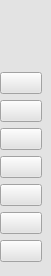
       <widget class="QWidget" name="widget_2" native="true">
        <property name="sizePolicy">
         <sizepolicy hsizetype="Maximum" vsizetype="Expanding">
          <horstretch>0</horstretch>
          <verstretch>0</verstretch>
         </sizepolicy>
        </property>
        <property name="minimumSize">
         <size>
          <width>50</width>
          <height>0</height>
         </size>
        </property>
        <property name="maximumSize">
         <size>
          <width>16777215</width>
          <height>16777215</height>
         </size>
        </property>
        <property name="styleSheet">
         <string notr="true">background-color: rgb(227, 227, 227);</string>
        </property>
        <widget class="QWidget" name="layoutWidget_2">
         <property name="geometry">
          <rect>
           <x>0</x>
           <y>6</y>
           <width>42</width>
           <height>261</height>
          </rect>
         </property>
         <layout class="QVBoxLayout" name="verticalLayout">
          <item>
           <widget class="QLabel" name="label_3">
            <property name="maximumSize">
             <size>
              <width>40</width>
              <height>60</height>
             </size>
            </property>
            <property name="styleSheet">
             <string notr="true">color: rgb(0, 0, 0);
font: 30pt &quot;8514oem&quot;;

</string>
            </property>
            <property name="text">
             <string/>
            </property>
            <property name="pixmap">
             <pixmap resource="resources.qrc">:/icons/icons/ChatGPT Image 12 juin 2026, 17_47_24.png</pixmap>
            </property>
            <property name="scaledContents">
             <bool>true</bool>
            </property>
           </widget>
          </item>
          <item>
           <widget class="QPushButton" name="dashbooard_3">
            <property name="styleSheet">
             <string notr="true">
QPushButton:checked{
background-color:rgb(0, 170, 255);
border-radus:3px;l }</string>
            </property>
            <property name="text">
             <string/>
            </property>
            <property name="icon">
             <iconset resource="resources.qrc">
              <normaloff>:/icons/icons/columns-gap.svg</normaloff>:/icons/icons/columns-gap.svg</iconset>
            </property>
            <property name="iconSize">
             <size>
              <width>15</width>
              <height>15</height>
             </size>
            </property>
            <property name="checkable">
             <bool>true</bool>
            </property>
            <property name="autoExclusive">
             <bool>true</bool>
            </property>
           </widget>
          </item>
          <item>
           <widget class="QPushButton" name="students_1">
            <property name="styleSheet">
             <string notr="true">
QPushButton:checked{
background-color:rgb(0, 170, 255);
border-radus:3px;l }</string>
            </property>
            <property name="text">
             <string/>
            </property>
            <property name="icon">
             <iconset resource="resources.qrc">
              <normaloff>:/icons/icons/people.svg</normaloff>:/icons/icons/people.svg</iconset>
            </property>
            <property name="iconSize">
             <size>
              <width>15</width>
              <height>15</height>
             </size>
            </property>
            <property name="checkable">
             <bool>true</bool>
            </property>
            <property name="autoExclusive">
             <bool>true</bool>
            </property>
           </widget>
          </item>
          <item>
           <widget class="QPushButton" name="worker_1">
            <property name="styleSheet">
             <string notr="true">
QPushButton:checked{
background-color:rgb(0, 170, 255);
border-radus:3px;l }</string>
            </property>
            <property name="text">
             <string/>
            </property>
            <property name="icon">
             <iconset resource="resources.qrc">
              <normaloff>:/icons/icons/account-hard-hat-outline.svg</normaloff>:/icons/icons/account-hard-hat-outline.svg</iconset>
            </property>
            <property name="iconSize">
             <size>
              <width>15</width>
              <height>15</height>
             </size>
            </property>
            <property name="checkable">
             <bool>true</bool>
            </property>
            <property name="autoExclusive">
             <bool>true</bool>
            </property>
           </widget>
          </item>
          <item>
           <widget class="QPushButton" name="rooms_1">
            <property name="styleSheet">
             <string notr="true">
QPushButton:checked{
background-color:rgb(0, 170, 255);
border-radus:3px;l }</string>
            </property>
            <property name="text">
             <string/>
            </property>
            <property name="icon">
             <iconset resource="resources.qrc">
              <normaloff>:/icons/icons/door-open-fill.svg</normaloff>:/icons/icons/door-open-fill.svg</iconset>
            </property>
            <property name="iconSize">
             <size>
              <width>15</width>
              <height>15</height>
             </size>
            </property>
            <property name="checkable">
             <bool>true</bool>
            </property>
            <property name="autoExclusive">
             <bool>true</bool>
            </property>
           </widget>
          </item>
          <item>
           <widget class="QPushButton" name="retaurant_1">
            <property name="styleSheet">
             <string notr="true">
QPushButton:checked{
background-color:rgb(0, 170, 255);
border-radus:3px;l }</string>
            </property>
            <property name="text">
             <string/>
            </property>
            <property name="icon">
             <iconset resource="resources.qrc">
              <normaloff>:/icons/icons/fork-knife.svg</normaloff>:/icons/icons/fork-knife.svg</iconset>
            </property>
            <property name="iconSize">
             <size>
              <width>15</width>
              <height>15</height>
             </size>
            </property>
            <property name="checkable">
             <bool>true</bool>
            </property>
            <property name="autoExclusive">
             <bool>true</bool>
            </property>
           </widget>
          </item>
          <item>
           <widget class="QPushButton" name="report_1">
            <property name="styleSheet">
             <string notr="true">
QPushButton:checked{
background-color:rgb(0, 170, 255);
border-radus:3px;l }</string>
            </property>
            <property name="text">
             <string/>
            </property>
            <property name="icon">
             <iconset resource="resources.qrc">
              <normaloff>:/icons/icons/bar-chart-line.svg</normaloff>:/icons/icons/bar-chart-line.svg</iconset>
            </property>
            <property name="iconSize">
             <size>
              <width>15</width>
              <height>15</height>
             </size>
            </property>
            <property name="checkable">
             <bool>true</bool>
            </property>
            <property name="autoExclusive">
             <bool>true</bool>
            </property>
           </widget>
          </item>
          <item>
           <widget class="QPushButton" name="save_1">
            <property name="styleSheet">
             <string notr="true">
QPushButton:checked{
background-color:rgb(0, 170, 255);
border-radus:3px;l }</string>
            </property>
            <property name="text">
             <string/>
            </property>
            <property name="icon">
             <iconset resource="resources.qrc">
              <normaloff>:/icons/icons/save.svg</normaloff>:/icons/icons/save.svg</iconset>
            </property>
            <property name="iconSize">
             <size>
              <width>15</width>
              <height>15</height>
             </size>
            </property>
            <property name="checkable">
             <bool>true</bool>
            </property>
            <property name="autoExclusive">
             <bool>true</bool>
            </property>
           </widget>
          </item>
         </layout>
        </widget>
       </widget>
